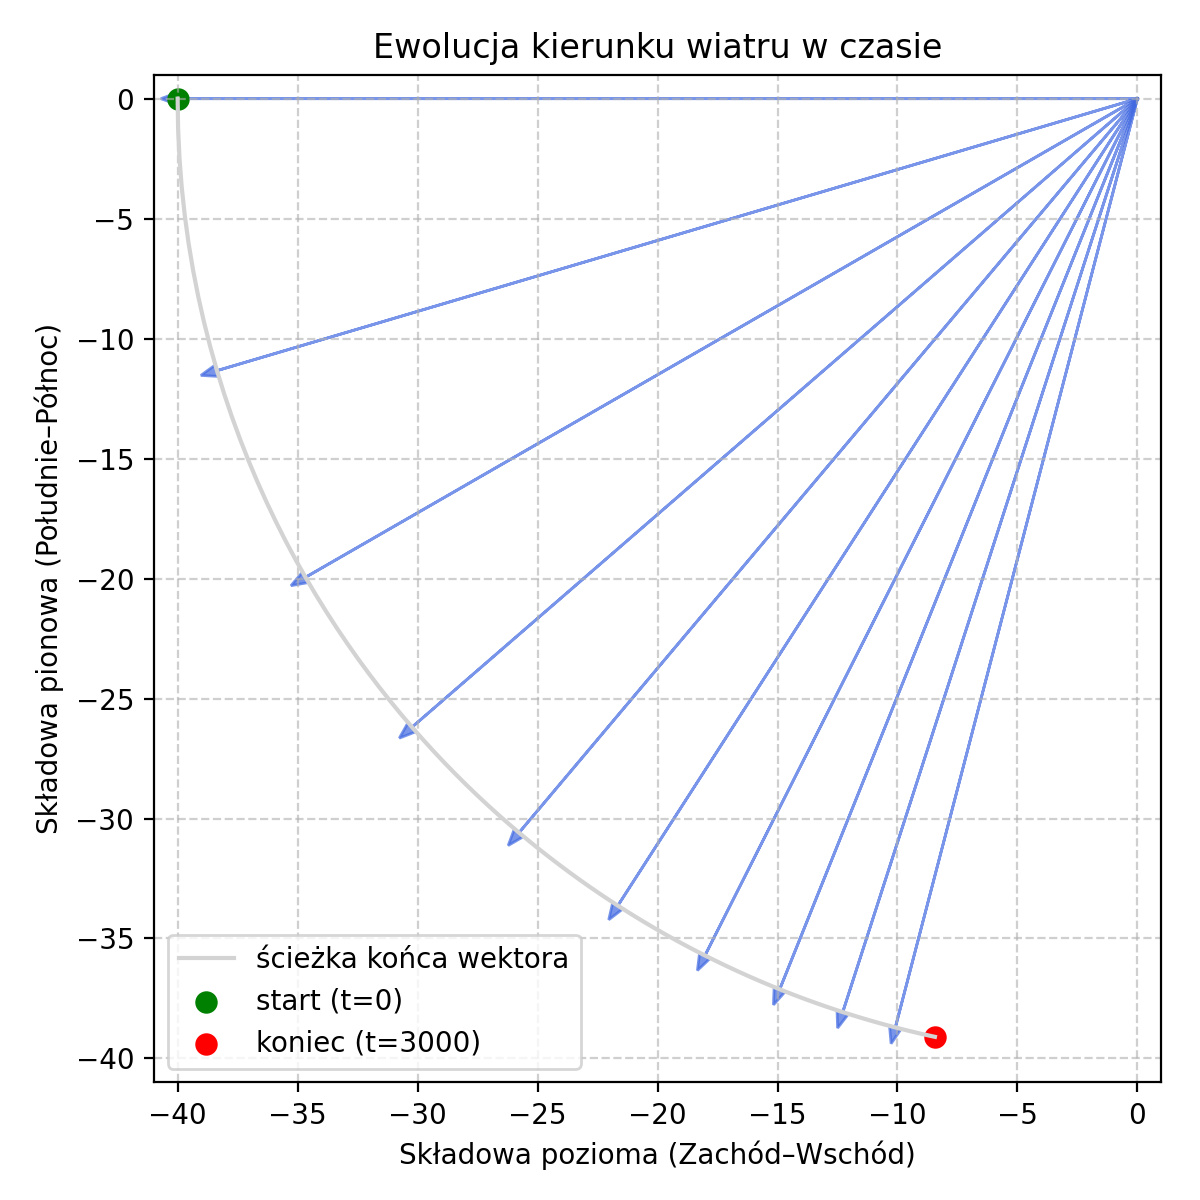

The script that saved this image:
import numpy as np
import matplotlib.pyplot as plt

def compute_wind(y, t):
    speed = 40.0
    angle = (np.pi / 2.0) * (1.0 - np.exp(-t / 1500.0))
    bx = -speed * np.cos(angle)
    by = -speed * np.sin(angle)
    return bx, by

# --- dane ---
times = np.linspace(0, 3000, 100)
y = 50.0
U, V = [], []
for t in times:
    bx, by = compute_wind(y, t)
    U.append(bx)
    V.append(by)
U, V = np.array(U), np.array(V)

# --- przygotowanie wykresu ---
fig, ax = plt.subplots(figsize=(6, 6))
ax.set_xlim(-41, 1)
ax.set_ylim(-41, 1)
ax.set_xlabel("Składowa pozioma (Zachód–Wschód)")
ax.set_ylabel("Składowa pionowa (Południe–Północ)")
ax.set_title("Ewolucja kierunku wiatru w czasie")

# trajektoria końcówki wektora
ax.plot(U, V, color="lightgray", linewidth=1.5, label="ścieżka końca wektora")

# strzałki co pewien krok czasu
step = 10
for i in range(0, len(times), step):
    ax.arrow(0, 0, U[i], V[i],
             head_width=0.5, head_length=0.7,
             fc="royalblue", ec="royalblue", alpha=0.7)

# punkt początkowy i końcowy
ax.scatter(U[0], V[0], color="green", s=50, label="start (t=0)")
ax.scatter(U[-1], V[-1], color="red", s=50, label="koniec (t=3000)")
ax.legend()

# siatka i proporcje
ax.grid(True, linestyle="--", alpha=0.6)
ax.set_aspect("equal", adjustable="box")

plt.tight_layout()
plt.savefig("wind_chart.png", dpi=200)
print("✅ Zapisano: wind_chart.png")
